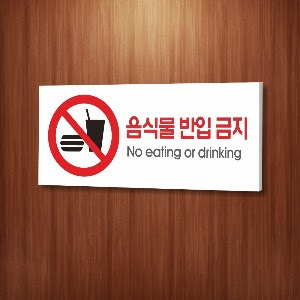
#> input picture images/alert.jpg, 300 x 300 px
$ jupyter execute --allow-errors practice1_1.ipynb
#> lines starting #> are read from the running program, lines starting #| are printed output that depends on the picture; after the words box and inside, x2 and y2 are one past the last pixel; in counts of white or black regions, pixels touching at a corner belong together
[cell 1]
import cv2
from pytesseract import pytesseract as pyt

[cell 2]
pyt.tesseract_cmd = r"C:\Program Files\Tesseract-OCR\tesseract.exe"

img = cv2.imread("../images/alert.jpg")
#> img is the input picture: shape (300, 300, 3); mean B, G, R 87.4, 106.4, 155.6

#> (the rest of this cell did not finish here and is left out)

[cell 3]
pyt.tesseract_cmd = r"C:\Program Files\Tesseract-OCR\tesseract.exe"

img = cv2.imread("../images/alert.jpg")

gray = cv2.cvtColor(img, cv2.COLOR_BGR2GRAY)
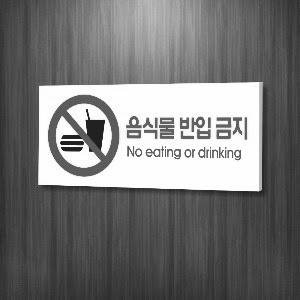
#> gray: shape (300, 300); min 23, max 255, mean 119

#> (the rest of this cell did not finish here and is left out)

[cell 4]
pyt.tesseract_cmd = r"C:\Program Files\Tesseract-OCR\tesseract.exe"

img = cv2.imread("../images/alert.jpg")
gray = cv2.cvtColor(img, cv2.COLOR_BGR2GRAY)
ret, binary = cv2.threshold(gray, -1, 255, cv2.THRESH_BINARY | cv2.THRESH_OTSU)
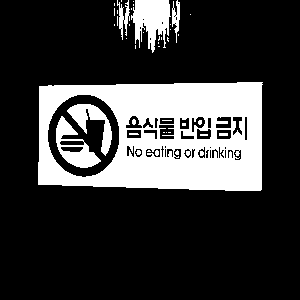
#> binary: shape (300, 300); 22.8% white; 43 white regions (34 under 20 px), largest, box (x1, y1, x2, y2) and area: (38, 82, 263, 191) 16788, (131, 0, 171, 53) 1332, (56, 116, 101, 168) 945
#> ret = 162

#> (the rest of this cell did not finish here and is left out)

$ run again, with images/book.jpg copied over images/alert.jpg
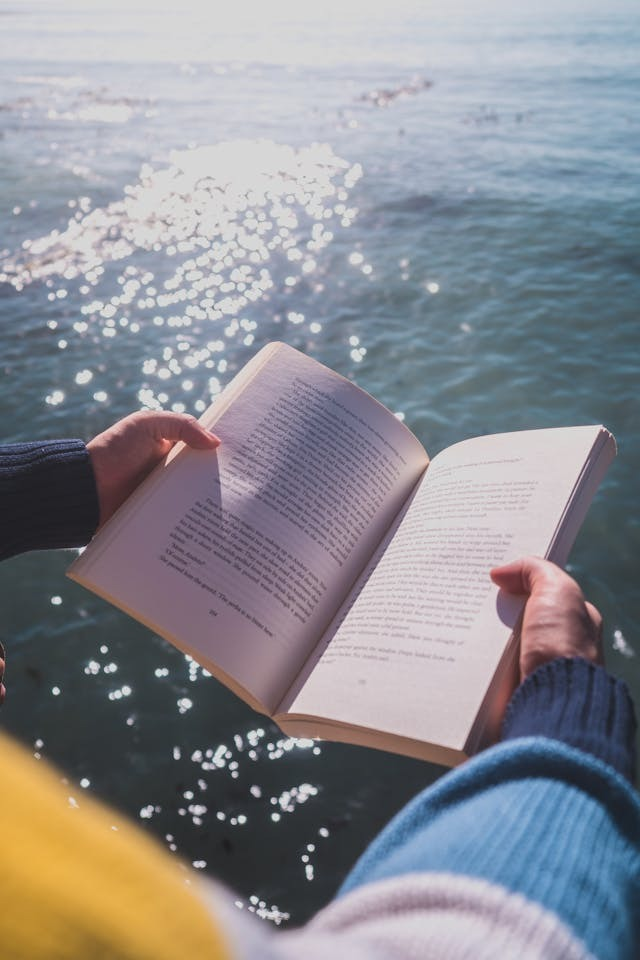
#> input picture images/book.jpg, 640 x 960 px
#> img is the input picture: shape (960, 640, 3); mean B, G, R 145.7, 139.7, 139.4
#> `gray = cv2.cvtColor(img, cv2.COLOR_BGR2GRAY)`:
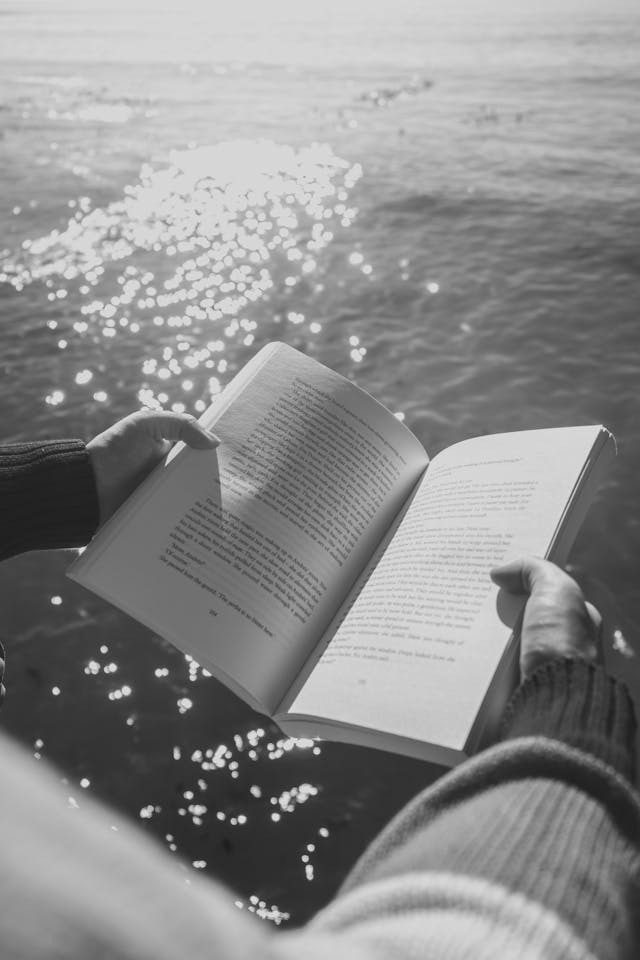
#> gray: shape (960, 640); min 17, max 234, mean 140.3
#> `ret, binary = cv2.threshold(gray, -1, 255, cv2.THRESH_BINARY | cv2.THR..`:
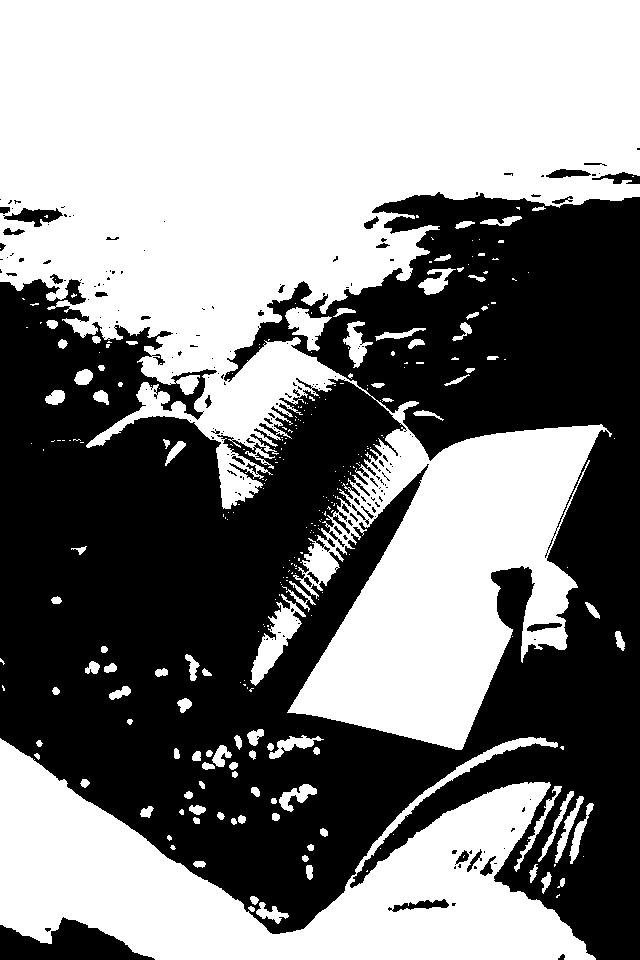
#> binary: shape (960, 640); 52% white; 197 black regions (158 under 20 px), largest, box (x1, y1, x2, y2) and area: (0, 192, 640, 960) 286984, (0, 917, 155, 960) 3784, (3, 208, 63, 227) 557
#> ret = 138
